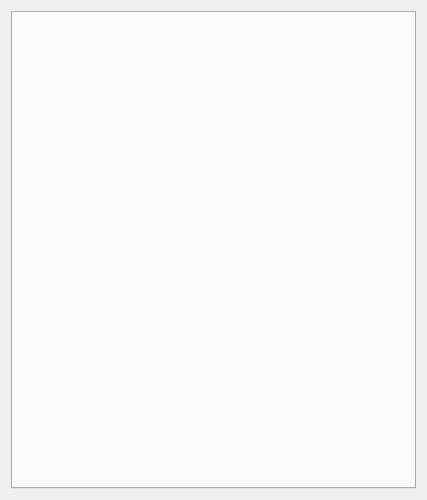
<?xml version="1.0" encoding="UTF-8"?>
<ui version="4.0">
 <class>SettingWidget</class>
 <widget class="QWidget" name="SettingWidget">
  <property name="geometry">
   <rect>
    <x>0</x>
    <y>0</y>
    <width>427</width>
    <height>500</height>
   </rect>
  </property>
  <property name="windowTitle">
   <string>Form</string>
  </property>
  <layout class="QGridLayout" name="gridLayout">
   <item row="0" column="0">
    <widget class="QTabWidget" name="tabWidget">
     <property name="currentIndex">
      <number>-1</number>
     </property>
    </widget>
   </item>
  </layout>
 </widget>
 <resources/>
 <connections/>
</ui>
